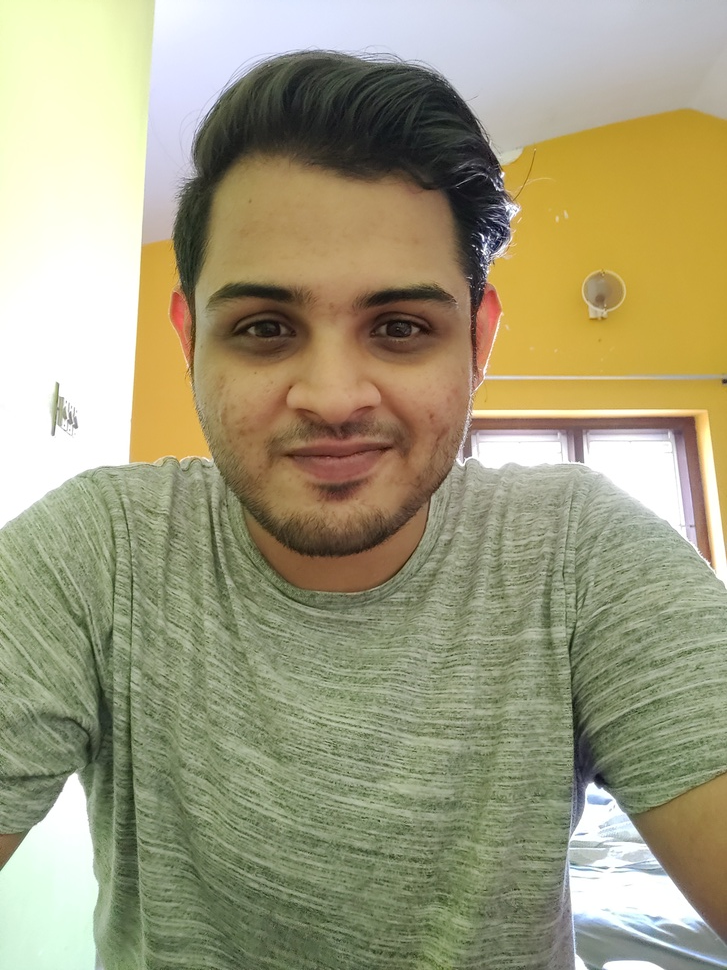
#> input picture my_face.jpg, 727 x 970 px, shrunk from 3456 x 4608 before the run
$ jupyter execute edge-detection.ipynb
#> lines starting #> are read from the running program, lines starting #| are printed output that depends on the picture
[cell 1]
import cv2
import numpy as np
import matplotlib.pyplot as plt
from sklearn.cluster import KMeans
from sklearn.svm import SVC
from skimage.filters import sobel, prewitt

[cell 2]
# Load image
image_path = "my_face.jpg"
image = cv2.imread(image_path)
#> image is the input picture: shape (970, 727, 3); mean B, G, R 125.8, 156.9, 161.2
image_rgb = cv2.cvtColor(image, cv2.COLOR_BGR2RGB)
plt.imshow(image_rgb)

[cell 3]
image_gray = cv2.cvtColor(image, cv2.COLOR_BGR2GRAY)
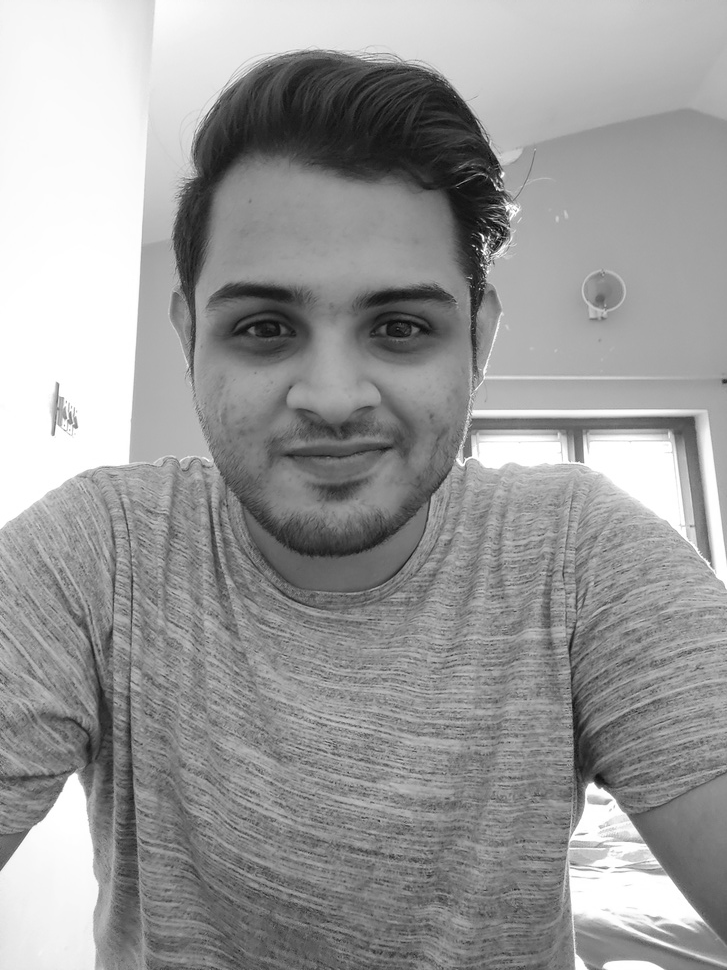
#> image_gray: shape (970, 727); min 1, max 255, mean 154.6
plt.imshow(image_gray, cmap = 'gray')
